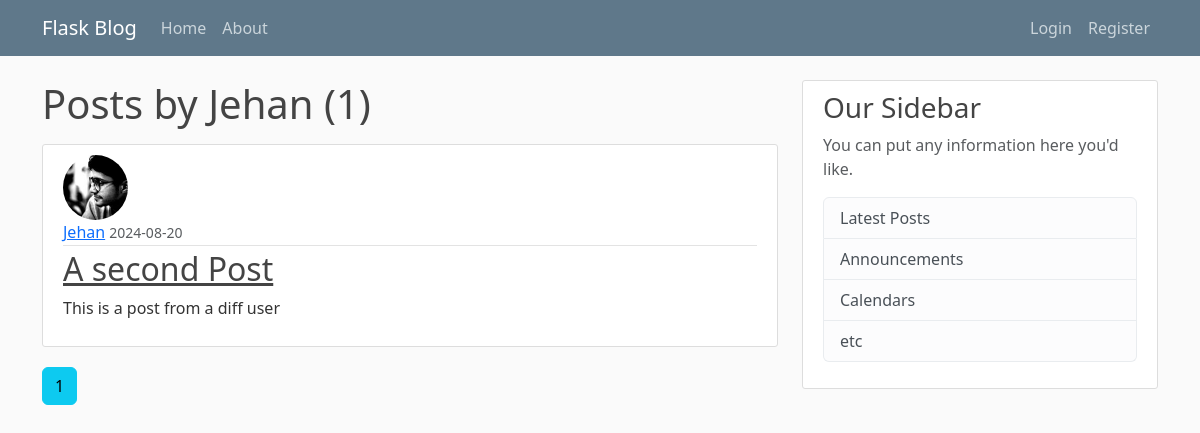
/user/Jehan, run on an earlier commit of the app's database.
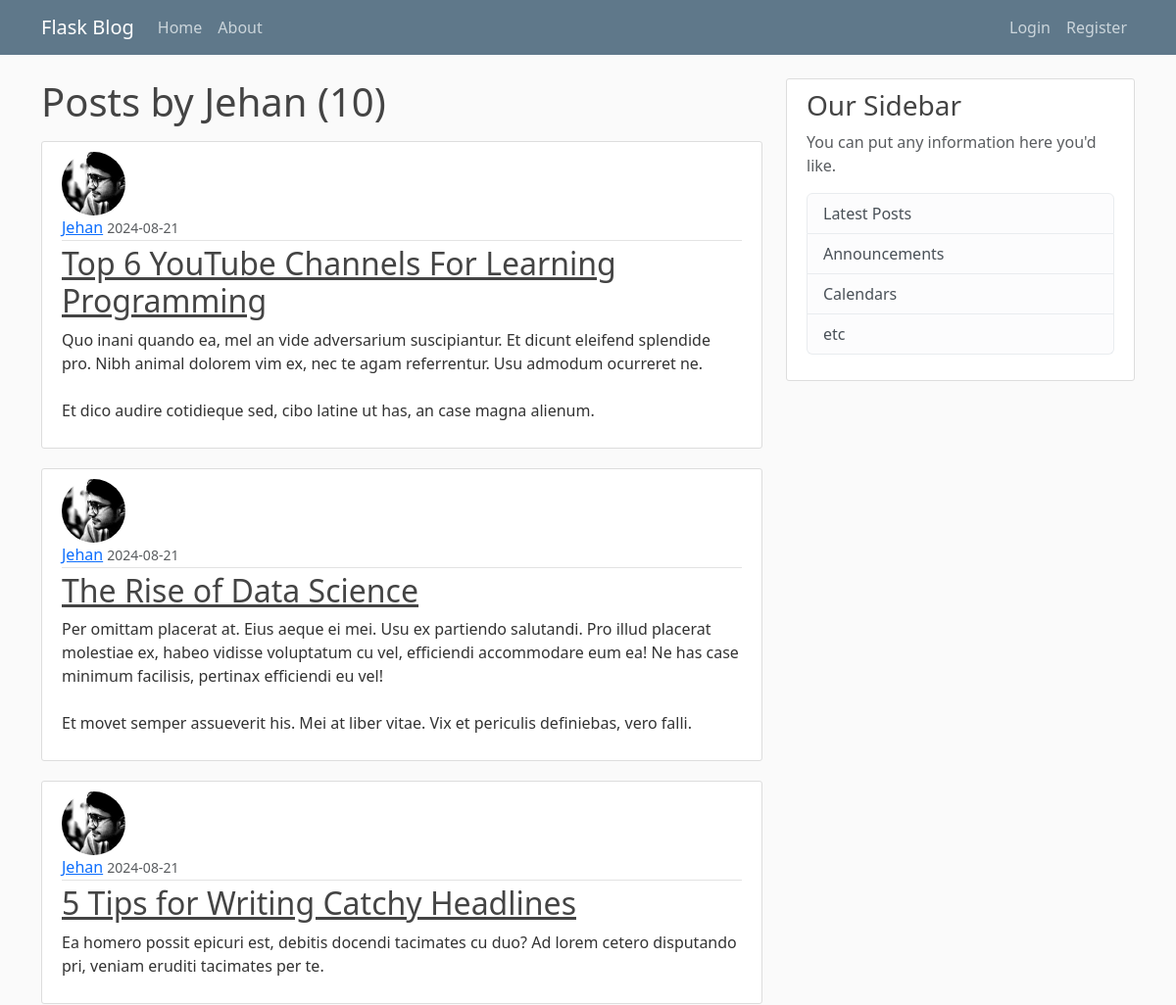
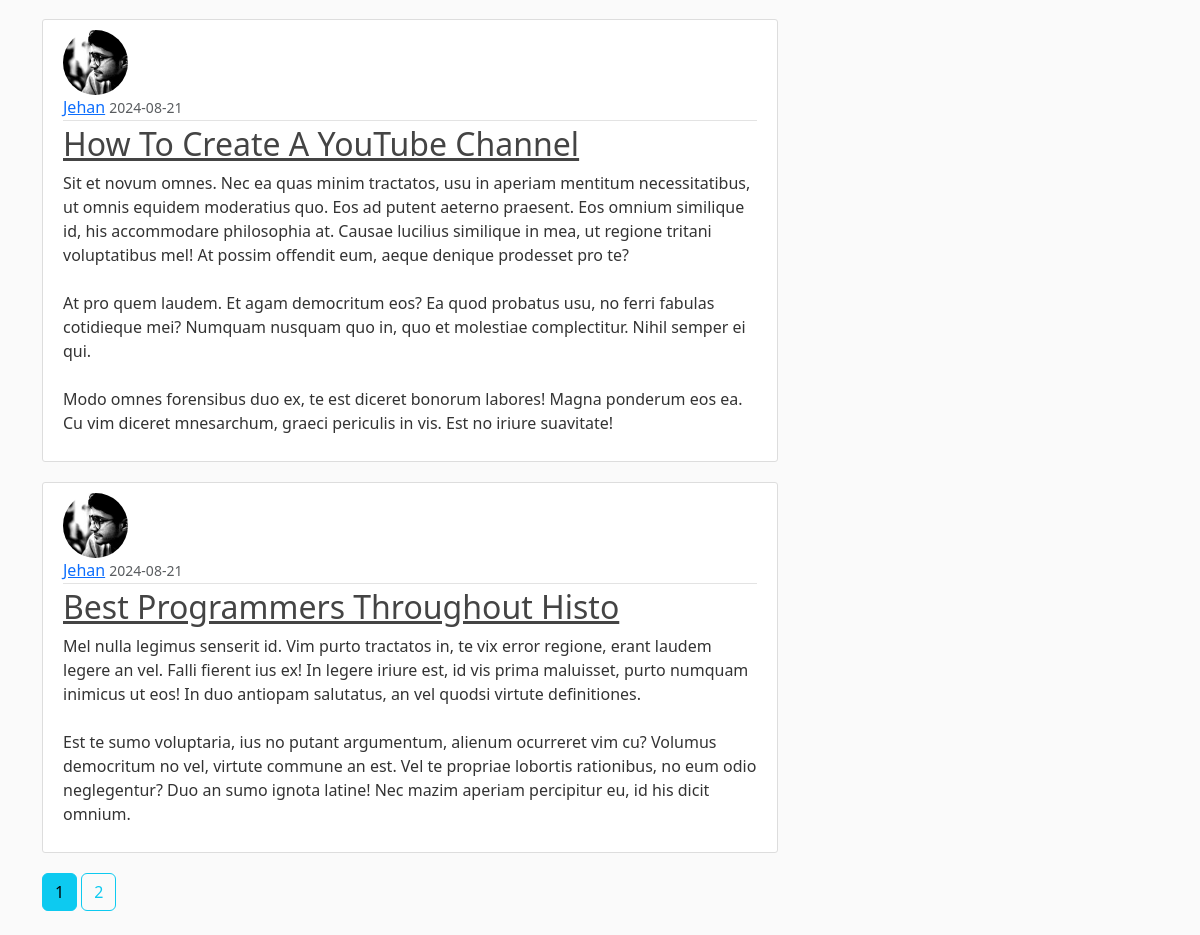
And on a later commit of the database (2 pictures, top to bottom).
### flaskBlog/models.py (models this page shows, shortened)
class User(db.Model, UserMixin):
    id = db.Column(db.Integer, primary_key=True)
    username = db.Column(db.String(20), unique=True, nullable=False)
    email = db.Column(db.String(120), unique=True, nullable=False)
    image_file = db.Column(db.String(20), nullable=False, default = 'default.jpg')
    password = db.Column(db.String(60),nullable=False)
    post = db.relationship('Post',backref='author',lazy=True)

class Post(db.Model):
    id = db.Column(db.Integer, primary_key=True)
    title = db.Column(db.String(100), nullable=False)
    date_posted = db.Column(db.DateTime, nullable=False, default=datetime.utcnow)
    content = db.Column(db.Text, nullable=False)
    user_id = db.Column(db.Integer, db.ForeignKey('user.id'),nullable=False)

### flaskBlog/users/routes.py (the view)
@users.route('/user/<string:username>')
def user_posts(username):
    page = request.args.get('page',1,type=int)
    user = User.query.filter_by(username=username).first_or_404()
    posts = Post.query.filter_by(author=user)\
        .order_by(Post.date_posted.desc())\
        .paginate(page=page, per_page=5)
    return render_template('user_posts.html',posts=posts, user=user)

### flaskBlog/templates/user_posts.html
{% extends "layout.html" %}
{% block content %}
    <h1 class="mb-3">Posts by {{ user.username }} ({{ posts.total }})</h1>
    {% for post in posts.items %}
        <article class="media content-section">
            <img class="rounded-circle article-img" src="{{ url_for('static', filename='profile_pics/' + post.author.image_file) }}">
            <div class="media-body">
                <div class="article-metadata">
                  <a class="mr-2" href="{{ url_for('users.user_posts', username=post.author.username) }}">{{ post.author.username }}</a>
                  <small class="text-muted">{{ post.date_posted.strftime('%Y-%m-%d') }}</small>
                </div>
                <h2><a class="article-title" href="{{ url_for('posts.post',post_id=post.id) }}">{{ post.title }}</a></h2>
                <p class="article-content">{{ post.content }}</p>
              </div>
        </article>
    {% endfor %}
    {% for page_num in posts.iter_pages(left_edge=1, right_edge=1,left_current=1,right_current=2) %}
        {% if page_num %}
            {% if posts.page == page_num %}
                <a class="btn btn-info mb-4" href="{{ url_for('users.user_posts',username=user.username,page=page_num) }}">{{ page_num }}</a>
            {% else %}
                <a class="btn btn-outline-info mb-4" href="{{ url_for('users.user_posts',username=user.username,page=page_num) }}">{{ page_num }}</a>
            {% endif %}
        {% else %}
            ...
        {% endif %}
    {% endfor %}
{% endblock content%}

### flaskBlog/templates/layout.html (shortened to what this page needs)
<!doctype html>
<html lang="en">
<head>
    <link href="https://cdn.jsdelivr.net/npm/bootstrap@5.3.3/dist/css/bootstrap.min.css" rel="stylesheet">
    <link rel="stylesheet" type="text/css" href="{{ url_for('static',filename='main.css') }}">
</head>
<body>
<header class="site-header">
  <nav class="navbar navbar-expand-md navbar-dark bg-steel fixed-top">
    <div class="container">
      <a class="navbar-brand mr-4" href="/">Flask Blog</a>
      <div class="collapse navbar-collapse" id="navbarToggle">
        <div class="navbar-nav mr-auto">
          <a class="nav-item nav-link" href="{{ url_for('main.home') }}">Home</a>
          <a class="nav-item nav-link" href="{{ url_for('main.about') }}">About</a>
        </div>
        <div class="navbar-nav col d-flex justify-content-end">
            {% if current_user.is_authenticated: %}
                <a class="nav-item nav-link" href="{{ url_for('posts.new_post') }}">New Post</a>
                <a class="nav-item nav-link" href="{{ url_for('users.account') }}">Account</a>
                <a class="nav-item nav-link" href="{{ url_for('users.logout') }}">Logout</a>
            {% else: %}
              <a class="nav-item nav-link" href="{{ url_for('users.login') }}">Login</a>
              <a class="nav-item nav-link" href="{{ url_for('users.register') }}">Register</a>
            {% endif %}
        </div>
      </div>
    </div>
  </nav>
</header>
<main role="main" class="container">
  <div class="row">
    <div class="col-md-8">
        {% block content %}{% endblock %}
    </div>
    <div class="col-md-4">
      <div class="content-section">
        <h3>Our Sidebar</h3>
        <p class='text-muted'>You can put any information here you'd like.
          <ul class="list-group">
            <li class="list-group-item list-group-item-light">Latest Posts</li>
            <li class="list-group-item list-group-item-light">Announcements</li>
            <li class="list-group-item list-group-item-light">Calendars</li>
            <li class="list-group-item list-group-item-light">etc</li>
          </ul>
        </p>
      </div>
    </div>
  </div>
</main>
</body>
</html>

### flaskBlog/static/main.css (style rules this page uses)
body { background: #fafafa; color: #333333; margin-top: 5rem; }
h1, h2, h3, h4, h5, h6 { color: #444444; }
.bg-steel { background-color: #5f788a; }
.site-header .navbar-nav .nav-link { color: #cbd5db; }
.content-section { background: #ffffff; padding: 10px 20px; border: 1px solid #dddddd; border-radius: 3px; margin-bottom: 20px; }
.article-title { color: #444444; }
.article-content { white-space: pre-line; }
.article-img { height: 65px; width: 65px; margin-right: 16px; }
.article-metadata { padding-bottom: 1px; margin-bottom: 4px; border-bottom: 1px solid #e3e3e3 }

What changed in the data, as far as the page shows it:
no longer on this page (row unchanged): Post: image_file (picture), author.username "Jehan", date_posted "2024-08-20", title "A second Post", content "This is a post from a diff user"
added Post: image_file (picture), author.username "Jehan", date_posted "2024-08-21", title "Top 6 YouTube Channels For Learning Programming", content "Quo inani quando ea, mel an vide adversarium suscipiantur. Et dicunt eleifend splendide pro. Nibh animal dolorem vim ex, nec te agam referrentur. Usu admodum ocurreret ne. Et dico audire cotidieque sed, cibo latine ut has, an case magna alienum."
added Post: image_file (picture), author.username "Jehan", date_posted "2024-08-21", title "The Rise of Data Science", content "Per omittam placerat at. Eius aeque ei mei. Usu ex partiendo salutandi. Pro illud placerat molestiae ex, habeo vidisse voluptatum cu vel, efficiendi accommodare eum ea! Ne has case minimum facilisis, pertinax efficiendi eu vel! Et movet semper assueverit his. Mei at liber vitae. Vix et periculis definiebas, vero falli."
added Post: image_file (picture), author.username "Jehan", date_posted "2024-08-21", title "5 Tips for Writing Catchy Headlines", content "Ea homero possit epicuri est, debitis docendi tacimates cu duo? Ad lorem cetero disputando pri, veniam eruditi tacimates per te."
added Post: image_file (picture), author.username "Jehan", date_posted "2024-08-21", title "How To Create A YouTube Channel", content "Sit et novum omnes. Nec ea quas minim tractatos, usu in aperiam mentitum necessitatibus, ut omnis equidem moderatius quo. Eos ad putent aeterno praesent. Eos omnium similique id, his accommodare philosophia at. Causae lucilius similique in mea, ut regione tritani voluptatibus mel! At possim offendit eum, aeque denique prodesset pro te? At pro quem laudem. Et agam democritum eos? Ea quod probatus usu, no ferri fabulas cotidieque mei? Numquam nusquam quo in, quo et molestiae complectitur. Nihil semper ei qui. Modo omnes forensibus duo ex, te est diceret bonorum labores! Magna ponderum eos ea. Cu vim diceret mnesarchum, graeci periculis in vis. Est no iriure suavitate!"
added Post: image_file (picture), author.username "Jehan", date_posted "2024-08-21", title "Best Programmers Throughout Histo", content "Mel nulla legimus senserit id. Vim purto tractatos in, te vix error regione, erant laudem legere an vel. Falli fierent ius ex! In legere iriure est, id vis prima maluisset, purto numquam inimicus ut eos! In duo antiopam salutatus, an vel quodsi virtute definitiones. Est te sumo voluptaria, ius no putant argumentum, alienum ocurreret vim cu? Volumus democritum no vel, virtute commune an est. Vel te propriae lobortis rationibus, no eum odio neglegentur? Duo an sumo ignota latine! Nec mazim aperiam percipitur eu, id his dicit omnium."
Also different on the page:
{{ posts.total }}: "1" → "10"
new list line: "2"
